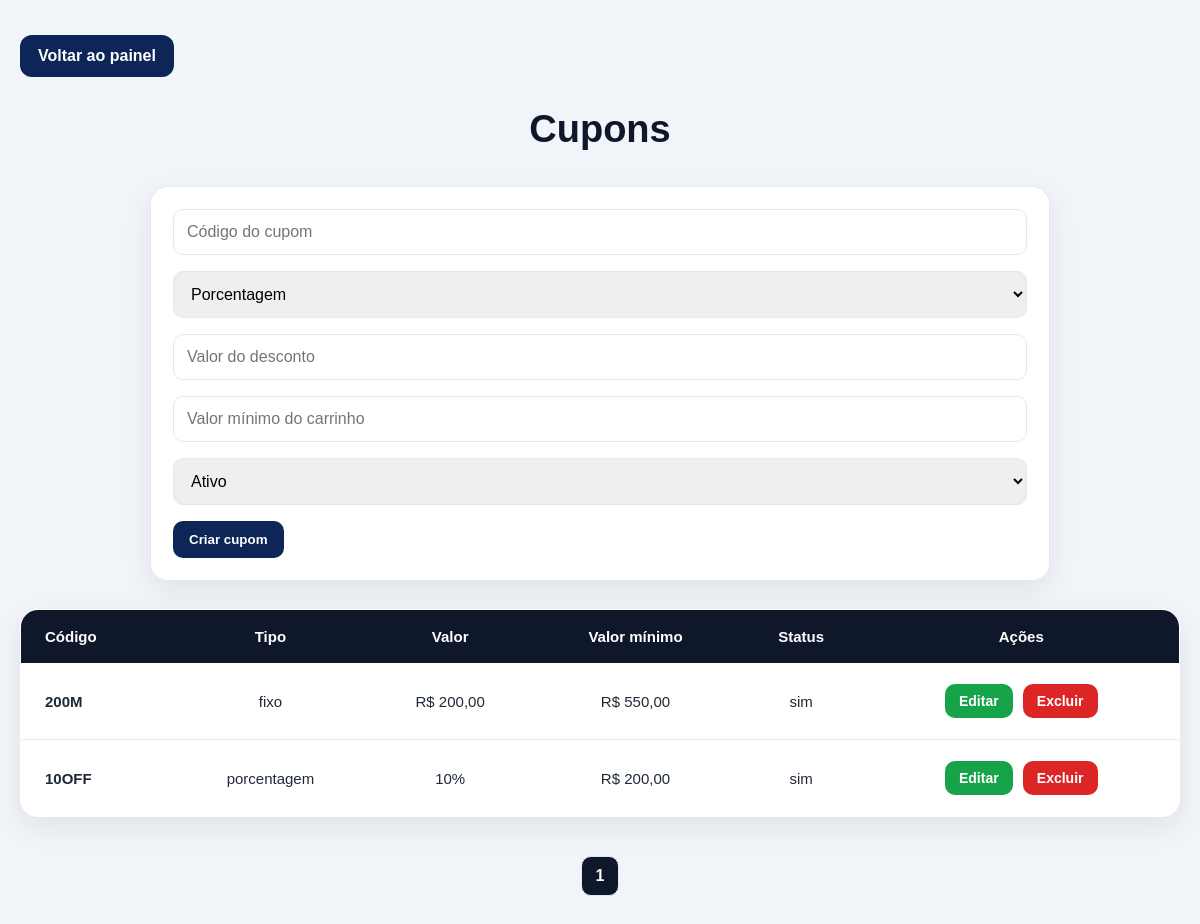
/cupons.php, run on the app's committed database.
### tables this page shows
CREATE TABLE `cupons` (
  `id` int(11) NOT NULL,
  `codigo` varchar(50) NOT NULL,
  `tipo` enum('porcentagem','fixo') NOT NULL,
  `valor` decimal(10,2) NOT NULL,
  `ativo` enum('sim','nao') DEFAULT 'sim',
  `criado_em` datetime DEFAULT current_timestamp(),
  `valor_minimo` decimal(10,2) DEFAULT 0.00
);

### cupons.php (the view, shortened to what this page needs)
<?php
include "conexao.php";
$pagina = isset($_GET['pagina']) ? (int) $_GET['pagina'] : 1;
$limite = 10;
$offset = ($pagina - 1) * $limite;
$totalRes = mysqli_query($con, "SELECT COUNT(*) AS total FROM cupons");
$totalRow = mysqli_fetch_assoc($totalRes);
$totalRegistros = $totalRow['total'];
$totalPaginas = ceil($totalRegistros / $limite);
$res = mysqli_query($con, "
    SELECT * FROM cupons
    ORDER BY criado_em DESC
    LIMIT $limite OFFSET $offset
");
?>
<!DOCTYPE html>
<html lang="pt-br">
<head>
<link rel="stylesheet" href="style.css">
</head>
<body class="admin-body">
<div class="pedidos-topo">
    <a href="admin_home.php">
        Voltar ao painel
    </a>
</div>
<h1>Cupons</h1>
<form method="POST" class="form-container">
    <input
        type="text"
        name="codigo"
        placeholder="Código do cupom"
        required>
    <select name="tipo" id="tipoCupom" required>
        <option value="porcentagem">Porcentagem</option>
    </select>
    <input
        type="number"
        name="valor"
        step="0.01"
        placeholder="Valor do desconto"
        required>
    <input
        type="number"
        name="valor_minimo"
        step="0.01"
        placeholder="Valor mínimo do carrinho">
    <select name="ativo">
        <option value="sim">Ativo</option>
    </select>
    <button type="submit">
        Criar cupom
    </button>
</form>
<table>
    <thead>
        <tr>
            <th>Código</th>
            <th>Tipo</th>
            <th>Valor</th>
            <th>Valor mínimo</th>
            <th>Status</th>
            <th>Ações</th>
        </tr>
    </thead>
    <tbody>
        <?php while ($c = mysqli_fetch_assoc($res)) { ?>
        <tr>
            <td><?= $c['codigo'] ?></td>
            <td><?= $c['tipo'] ?></td>
            <td>
                <?php if ($c['tipo'] === 'porcentagem') { ?>
                    <?= number_format($c['valor'], 0, ',', '.') ?>%
                <?php } else { ?>
                    R$ <?= number_format($c['valor'], 2, ',', '.') ?>
                <?php } ?>
            </td>
            <td>
                R$ <?= number_format($c['valor_minimo'], 2, ',', '.') ?>
            </td>
            <td><?= $c['ativo'] ?></td>
            <td>
                <a
                    href="editar_cupom.php?id=<?= $c['id'] ?>"
                    class="btn-editar">
                    Editar
                </a>
                <a
                    href="excluir_cupom.php?id=<?= $c['id'] ?>"
                    onclick="return confirm('Excluir cupom?')"
                    class="btn-excluir-cupom">
                    Excluir
                </a>
            </td>
        </tr>
        <?php } ?>
    </tbody>
</table>
<div class="paginacao">
    <?php for ($i = 1; $i <= $totalPaginas; $i++) { ?>
        <a
            href="?pagina=<?= $i ?>"
            class="<?= $i == $pagina ? 'ativo' : '' ?>">
            <?= $i ?>
        </a>
    <?php } ?>
</div>
</body>
</html>

### data on the page
cupons: codigo "200M", tipo "fixo", valor "200,00", valor_minimo "550,00", ativo "sim"
cupons: codigo "10OFF", tipo "porcentagem", valor "10", valor_minimo "200,00", ativo "sim"
